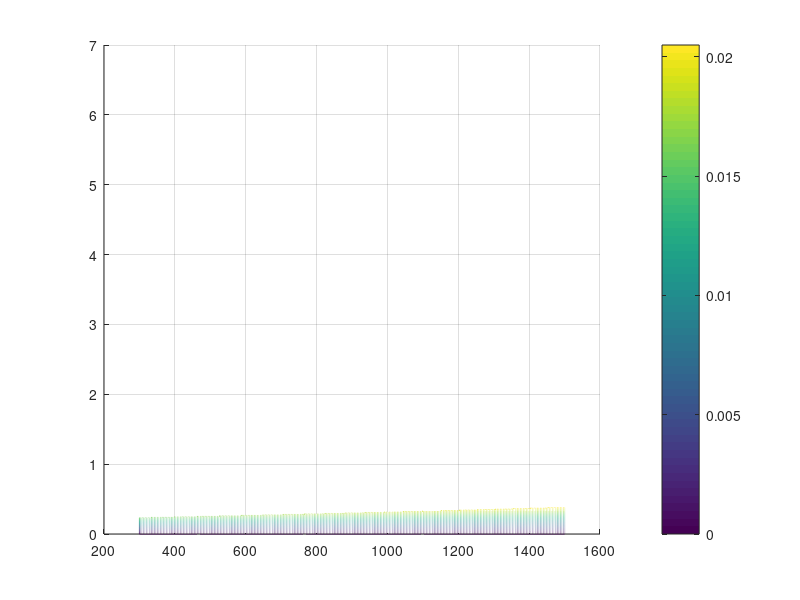

Recreate this plot in MATLAB. (Note: this script raises an error after producing the figure.)
%% AOE 5234 Project - Semi-major Axis Change
% Dylan Thomas
clearvars; clc; delete('*.asv');

%%%%%%%%%%%%%%%%%%%%%%%%%%%%%%%%%%%%%%%%%%%%%%%%%%%%%%%%%%%%%%%%%%%%%%%%%%%
% Spacecraft Properties
f1 = 'Name';
f2 = 'M_total';
f3 = 'M_prop';
f4 = 'I_sp';
f5 = 'T_nom';

v1 = {'Busek Electrospray','Lunar IceCube','Aerojet GR-1','Aerojet CHAMPS-120XW'};
v2 = {14,                   14,             14,            14};      % [kg]
v3 = {1.5,                  1.5,            1.5,           1.5};     % [kg]
v4 = {800,                  3500,           235,           203};     % [s]
v5 = {0.0007,               0.0014,         1,             2.79};  % [N]

spacecraft = struct(f1,v1,f2,v2,f3,v3,f4,v4,f5,v5);

%%%%%%%%%%%%%%%%%%%%%%%%%%%%%%%%%%%%%%%%%%%%%%%%%%%%%%%%%%%%%%%%%%%%%%%%%%%
% Parameter Inputs
r_E = 6378;                 % [km]          - Radius of Earth
mu = 398600;                    % [km^3/s^2]    - Grav. Parameter
k_tgt = 1;                      %               - Num. of Target Orbits        
k_int = 1;                      %               - Number of Intercept Orbits
g = 9.81/1000;                  % [km/s^2]      - Gravity
n = 1000;                        %               - Num. of Plot points
m_prop_nom = 1.5;               % [kg]          - Nominal Propellant Mass

% Setting up vectorized parameters
alt = linspace(300,1500,n);     % [km]          - Orbit Altitude
DeltaSMA = linspace(0,7,n);  % [km]          - Semi-Major Axis Change
R_f = alt+r_E;                  % [km]          - Final Orbit Radius
period = 2*pi*sqrt(R_f.^3/mu);

% Create mesh of varying parameters
[X,Y]=meshgrid(R_f,DeltaSMA);
R_i = X-Y;                      % [km]          - Initial Orbit Radius

%%%%%%%%%%%%%%%%%%%%%%%%%%%%%%%%%%%%%%%%%%%%%%%%%%%%%%%%%%%%%%%%%%%%%%%%%%%
% Equation for Delta V of Hohmann Transfer
Dv = @(sma,rf) abs(sqrt((2*mu)./(rf-sma)-(2*mu)./((rf-sma)+rf))- ...
    sqrt(mu./(rf-sma)))+abs(sqrt(mu./rf)-sqrt((2*mu)./rf-(2*mu)./((rf-sma)+rf)));    % [km/s]

% Memory allocation
Dv_Req = zeros(n,n);
for i=1:n
    % Loop creates 3-D surface of Delta V required for various transfers
    Dv_Req(i,:) = Dv(DeltaSMA(i),R_f);

end
% Remove initial orbits with altitude less than 200 km
Dv_Req(R_i <=r_E+200)=NaN;

%%%%%%%%%%%%%%%%%%%%%%%%%%%%%%%%%%%%%%%%%%%%%%%%%%%%%%%%%%%%%%%%%%%%%%%%%%%
% Loops through each spacecraft & calcs/plots

% Memory allocation
Dv_tot = zeros(1,length(spacecraft));
Tburn = zeros(1,length(spacecraft));
a_thrusti = zeros(1,length(spacecraft));
for ii=1:2%length(spacecraft)
    % Equations for continuous thrust
    m_dot = spacecraft(ii).T_nom/(g*1000*-spacecraft(ii).I_sp);
    a_thrusti(ii) = spacecraft(ii).T_nom/spacecraft(ii).M_total;
    Dv_avail = 0.5*period*a_thrusti(ii)/1000;           % Eqn 6-46
    
    % Find total Delta V & Time of Flight
    Dv_tot(ii) = g*spacecraft(ii).I_sp*log(spacecraft(ii).M_total/(spacecraft(ii).M_total-spacecraft(ii).M_prop));
    Tburn(ii) = (Dv_tot(ii)*1000)/(a_thrusti(ii));
    
    % Memory allocation & reset temporary variables
    Mass_percent = zeros(length(alt),n);
    Dv_total = Dv_Req;
    % Loop calculates Delta V/Mass for each case
    for jj=1:length(alt)
        
        % Checks burn time of flight is not greater than final orbit period
        if Tburn(ii)>0.5*period(jj)
            spacecraft(ii).M_prop = -m_dot*0.5*period(jj); % Eqn 6-45
        else
            Dv_avail(jj)= Dv_tot(ii);
        end
        
        % Delta V required cannot exceed Delta V available
        index = Dv_total(:,jj)>=Dv_avail(jj);
        Dv_total(index,jj) = NaN;
        
        % Propellant mass used, index out unachieveable transfers
        M_prop_vec = spacecraft(ii).M_total*(1-exp(-(Dv_total(:,jj))/(g*spacecraft(ii).I_sp)));
        Mass_percent(:,jj) = M_prop_vec/m_prop_nom*100;

    end
    

    % Plotting stuff
    figure(ii)
    hold on
    grid on
    mesh(alt,DeltaSMA,Mass_percent)
    c = colorbar;
    c.Label.String = 'Percent Propellant Mass Burned';
    title1 = title([spacecraft(ii).Name ' Thruster']);
    xl = xlabel('Final Orbital Altitude, [km]');
    yl = ylabel('Semi-Major Axis Change, $\Delta a$, [km]');
    set([title1 xl yl],'interpreter','latex','fontsize',12)
    axis tight
    hold off
end

